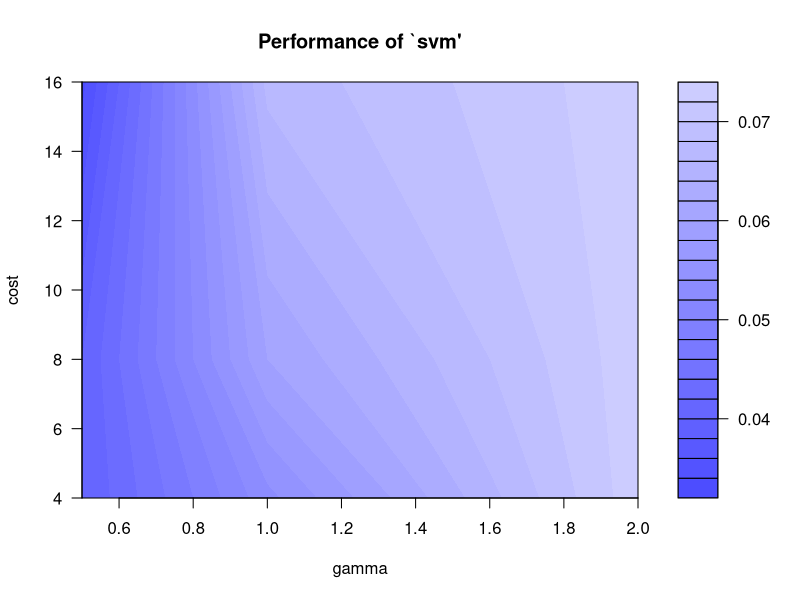

The R script that drew this image:
# SVM(Support Vector Machine)
# 지도학습모델, 주로분류(svm)와 회귀분석(svr)을 위해 사용
# 주어진 데이터 집합을 바탕으로 사상된 공간에서 가장 큰 폭을 가진 경계를 찾는 방법
# 장점: 데이터마이닝 기법 중에서도 예측력이 우수한 알고리즘, 샘플이 적어도 적합도 우수, 계산량이 적은 대용량 데이터분석
# 생물정보학/문자인식/얼굴및문제인식에 우수
# 단점 : 단위비용과 커널선택에 따라 모형이 민감, 다범주 분류의 경우 기하급수적으로 학습속도와 분류속도가 느려짐

install.packages("dplyr")
install.packages("e1071")
library(dplyr)
library(e1071)

data(iris)
iris %>% head()

model.svm <- svm(Species ~ ., data=iris)
model.svm
model.svm %>% summary()

pred <- predict(model.svm, iris)

x <- pred
y <- iris$Species
table(x,y)

# 이제 튜닝을 해볼까나
2^(-1:1)
2^(2:4)
model.svm.tune <- tune.svm(Species ~ . , data=iris, gamma=2^(-1:1), cost = 2^(2:4))
model.svm.tune # 최적의 감마와 코스트를 정해줌줌
model.svm.tune %>% summary()

model.svm <- svm(Species ~ ., data=iris, gamma=0.5, cost = 4)
pred <- predict(model.svm, iris)
x <- pred
y <- iris$Species
table(x,y) #virginica 예측률이 쪼금 좋아짐!

model.svm.tune %>% plot()
